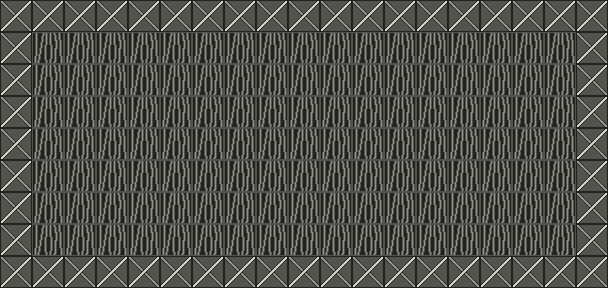

A 2D game scene composited from a Tiled map and its tileset images. What follows is a short description and the map's XML, with every tile layer's data as written:
An orthogonal 19x9 tile map with 32x32 px tiles, 1 tile layer (Tile Layer).

<map version="1.0" orientation="orthogonal" renderorder="right-down" width="19" height="9" tilewidth="32" tileheight="32" infinite="0" backgroundcolor="#8f9389" nextlayerid="3" nextobjectid="512">
<tileset firstgid="1" name="tileset" tilewidth="32" tileheight="32" tilecount="1024" columns="5">
<image source="../tileset.png" width="160" height="160" />
</tileset>
<layer id="1" name="Tile Layer" width="19" height="9">
<data encoding="csv">
2,2,2,2,2,2,2,2,2,2,2,2,2,2,2,2,2,2,2,
2,11,11,11,11,11,11,11,11,11,11,11,11,11,11,11,11,11,2,
2,11,11,11,11,11,11,11,11,11,11,11,11,11,11,11,11,11,2,
2,11,11,11,11,11,11,11,11,11,11,11,11,11,11,11,11,11,2,
2,11,11,11,11,11,11,11,11,11,11,11,11,11,11,11,11,11,2,
2,11,11,11,11,11,11,11,11,11,11,11,11,11,11,11,11,11,2,
2,11,11,11,11,11,11,11,11,11,11,11,11,11,11,11,11,11,2,
2,11,11,11,11,11,11,11,11,11,11,11,11,11,11,11,11,11,2,
2,2,2,2,2,2,2,2,2,2,2,2,2,2,2,2,2,2,2
</data>
</layer>
<objectgroup id="2" name="Object Layer">
</objectgroup>
</map>
